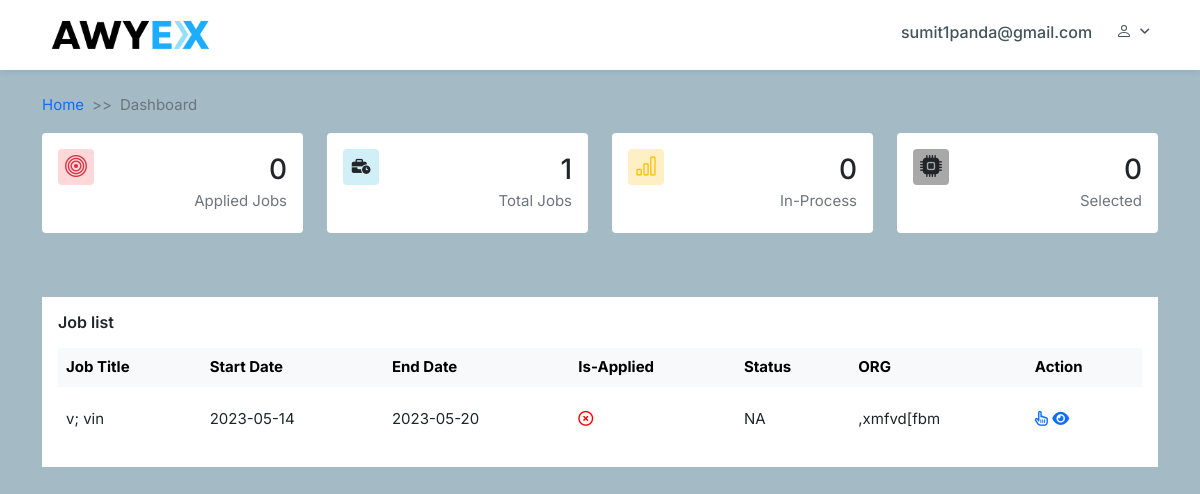
Page /std_dash (signed in) on the committed database.
### common/models.py (models this page shows, shortened)
class User(AbstractBaseUser, PermissionsMixin):
	username = models.CharField(max_length=100, unique=True, null=True,blank=True)
	password = models.TextField(null=True,blank=True)
	email = models.EmailField(null=True,blank=True)
	first_name = models.CharField(max_length=100, null=True)
	last_name = models.CharField(max_length=100, null=True)
	is_staff = models.BooleanField(default=False)
	created_on = models.DateField(auto_now_add=True)
	is_active = models.BooleanField(default=True)
	otp = models.CharField(max_length=255, null=True, blank=True)
	contact_number = models.CharField(max_length=10, null=True)
	USERNAME_FIELD = "username"
	REQUIRED_FIELDS = ["email","password"]
	objects = MyAccountManager()

class Jobs(models.Model):
	title = models.CharField(max_length=255, null=True, blank=True)
	package= models.CharField(max_length=255, null=True, blank=True)
	company = models.CharField(max_length=255, null=True, blank=True)
	openings = models.CharField(max_length=255, null=True, blank=True)
	profile = models.CharField(max_length=255, null=True, blank=True)
	start_date = models.CharField(max_length=255, null=True, blank=True)
	end_date = models.CharField(max_length=255, null=True, blank=True)
	minimum_cgpa = models.CharField(max_length=255, null=True, blank=True)

### common/views.py (the view)
# urls.py: path('std_dash', StudentDashboard.as_view(), name='std_dash'),
class StudentDashboard(View):
    template = 'studetdash.html'
    model = User
    def get(self, request):
        job_list= Jobs.objects.all().order_by('-id')
        context={
            'job_list':job_list,
        }
        return render(request, self.template, context)

### common/templatetags/joblist.py (called while the page is built)
@register.simple_tag
def check_apply(job, user):
    apply_result= False
    status= 'NA'
    data={}
    try:
        job= AppliedJobs.objects.get(job=job, user=user)
        apply_result= True
        status= job.status
        data['apply_result']=apply_result
        data['status']=status
    except:
        data['apply_result']=apply_result
        data['status']=status
    return data

@register.filter
def check_apply_filter(data_dict, filter):
    return data_dict[filter]

@register.simple_tag
def apply_count(user):
    job_list= AppliedJobs.objects.filter(user=user)
    in_process = job_list.filter(status='in_process').count()
    selected = job_list.filter(status='selected').count()
    data={
        'job_list':job_list.count(),
        'in_process':in_process,
        'selected':selected
    }
    return data

@register.filter
def apply_count_filter(data_dict, filter):
    return data_dict[filter]

@register.simple_tag
def all_jobs_count():
    job_list= Jobs.objects.all().count()
    return job_list

### templates/studetdash.html (shortened to what this page needs)
{% extends "starter.html" %}
{% load static %}
{% load joblist %}
{% block content %}
{% apply_count request.user as data_dict %}
  <section class="card-target" >
    <div class="container">
      <div class="row d-flex align-items-center justify-content-center">
        <div class="col-lg-3 mb-3">
          <div class="card">
            <div class="card-body">
              <div class="row">
                <div class="col-6">
                  <div class="avatar-danger rounded">
                    <i class="bi bi-bullseye avatar-title  text-danger"></i>
                  </div>
                </div>
                <div class="col-6">
                  <div class="text-end">
                    <h3 class="text-dark my-1"><span data-plugin="counterup">{{data_dict|apply_count_filter:'job_list'}}</span></h3>
                    <p class="text-muted mb-1 text-truncate">Applied Jobs</p>
                  </div>
                </div>
              </div>
            </div>
          </div>
        </div>
        <div class="col-lg-3 mb-3">
          <div class="card">
            <div class="card-body">
              <div class="row">
                <div class="col-6">
                  <div class="avatar-info rounded">
                    <i class="fa-solid fa-business-time"></i>
                  </div>
                </div>
                <div class="col-6">
                  <div class="text-end">
                    <h3 class="text-dark my-1"><span data-plugin="counterup">{% all_jobs_count %}</span></h3>
                    <p class="text-muted mb-1 text-truncate">Total Jobs</p>
                  </div>
                </div>
              </div>
            </div>
          </div>
        </div>
        <div class="col-lg-3 mb-3">
          <div class="card">
            <div class="card-body">
              <div class="row">
                <div class="col-6">
                  <div class="avatar-warning rounded">
                    <i class="bi bi-bar-chart avatar-title font-22 text-warning"></i>
                  </div>
                </div>
                <div class="col-6">
                  <div class="text-end">
                    <h3 class="text-dark my-1"><span data-plugin="counterup">{{data_dict|apply_count_filter:'in_process'}}</span></h3>
                    <p class="text-muted mb-1 text-truncate">In-Process</p>
                  </div>
                </div>
              </div>
            </div>
          </div>
        </div>
        <div class="col-lg-3 mb-3">
          <div class="card">
            <div class="card-body">
              <div class="row">
                <div class="col-6">
                  <div class="avatar-dark rounded">
                    <i class="bi bi-cpu-fill avatar-title font-22 text-dark"></i>
                  </div>
                </div>
                <div class="col-6">
                  <div class="text-end">
                    <h3 class="text-dark my-1"><span data-plugin="counterup">{{data_dict|apply_count_filter:'selected'}}</span></h3>
                    <p class="text-muted mb-1 text-truncate">Selected</p>
                  </div>
                </div>
              </div>
            </div>
          </div>
        </div>
      </div>
    </div>
  </section>
  <section class="table-list">
    <div class="container">
      <div class="row">
        <div class="col-12">
          <div class="card">
            <div class="card-body">
              <div class="card-widght">
                <div class="d-flex align-items-center">
                  <h4 class="header-title mb-0">Job list</h4>
                </div>
              </div>
              <div id="cardCollpase4" class="collapse show">
                <div class="table-responsive pt-3">
                  <table class="table table-centered table-nowrap table-borderless mb-0 table-hover">
                    <thead class="table-light">
                      <tr>
                        <th>Job Title</th>
                        <th>Start Date</th>
                        <th>End Date</th>
                        <th> Is-Applied</th>
                        <th>Status</th>
                        <th>ORG</th>
                        <th>Action</th>
                      </tr>
                    </thead>
                    <tbody>
                    {% for job in job_list %}
                    {% check_apply job request.user as job_data_list %}
                      <tr>
                        <td>{{job.title}}</td>
                        <td>{{job.start_date}}</td>
                         <td>{{job.end_date}}</td>
                        <td>
                          {% if job_data_list|check_apply_filter:'apply_result' == True %}
                          <i style='color:green;' class="fa-regular fa-circle-check"></i>
                          {% else %}
                          <i style='color:red;' class="fa-regular fa-circle-xmark"></i>
                          {% endif %}
                        </td>
                         <td>{{job_data_list|check_apply_filter:'status'}}</td>
                        <td>{{job.company}}</td>
                        <td>
                        {% if job_data_list|check_apply_filter:'apply_result' == False %}
                        <a target="_blank" href="{% url 'common:apply_job' job.id %}"><i class="fa-regular fa-hand-pointer"></i></a>
                        {% endif %}
                        <a target="_blank" href="{% url 'common:job_details' job.id %}"><i class="fa-solid fa-eye"></i></a>
                        </td>
                      </tr>
                    {% endfor %}
                    </tbody>
                  </table>
                </div>
              </div>
            </div>
          </div>
        </div>
      </div>
    </div>
  </section>
{% endblock content %}

### templates/starter.html (shortened to what this page needs)
{% load static %}
<!doctype html>
<html lang="en">
<head>
  <link href="https://cdn.jsdelivr.net/npm/bootstrap@5.0.2/dist/css/bootstrap.min.css" rel="stylesheet"
>
  <link rel="stylesheet" href="{% static 'common/css/main.css'%}">
  <link rel="stylesheet" href="{% static 'common/css/style.css'%}">
  <link rel="stylesheet" href="https://cdnjs.cloudflare.com/ajax/libs/font-awesome/6.2.1/css/all.min.css"
 />
  <link rel="stylesheet" href="https://cdnjs.cloudflare.com/ajax/libs/slick-carousel/1.8.1/slick.css"
 />
  <link rel="stylesheet" href="https://cdn.jsdelivr.net/npm/bootstrap-icons@1.3.0/font/bootstrap-icons.css">
  <link rel="stylesheet" href="https://cdnjs.cloudflare.com/ajax/libs/slick-carousel/1.8.1/slick-theme.min.css"
 />
</head>
<body style="background-repeat: no-repeat;background-image: url('https://wallpaper-mania.com/wp-content/uploads/2018/09/High_resolution_wallpaper_background_ID_77700014742-optimized.jpg');">
  <nav class="navbar navbar-expand-lg fixed-top">
    <div class="container">
      <a class="navbar-brand" href="#"><img src="images/logo.png" alt=""></a>
      <div class="collapse navbar-collapse" id="main_nav">
        <ul class="navbar-nav mb-2 mb-lg-0 ms-auto">
          <li class="nav-item">
              <a href="">{{request.user.email}}</a>
          </li>
          <li class="nav-item dropdown profile">
              <a class="nav-link dropdown-toggle" href="#" data-bs-toggle="dropdown"> </a>
          </li>
      </ul>
      </div>
    </div>
  </nav>
  <section class="about-us">
    <div class="container">
      <div class="breadcrumb_container">
        <nav style="--bs-breadcrumb-divider: '>>';" aria-label="breadcrumb">
          <ol class="breadcrumb">
            <li class="breadcrumb-item"><a href="">Home</a></li>
            <li class="breadcrumb-item active" aria-current="page">Dashboard</li>
          </ol>
        </nav>
      </div>
    </div>
  </section>
  {% block content %}
    {% endblock content %}
</body>
</html>

### common/static/common/css/style.css (style rules this page uses)
body { margin: 0; padding: 0; -webkit-box-sizing: border-box; box-sizing: border-box; font-family: 'Inter', sans-serif; font-size: 15px; background-color: #a4bac5; }
h4 { font-size: 16px; }
a { color: #0d6efd; text-decoration: none; }
.navbar { background-color: #ffffff; -webkit-box-shadow: 0px 2px 6px #0078D724; box-shadow: 0px 2px 6px #0078D724; padding: 0; }
.navbar .navbar-brand img { width: 178px; }
.navbar .navbar-nav li a { font-size: 16px; color: #43535A; font-weight: 500; padding-right: 16px; padding-top: 4px; }
.navbar .navbar-nav .dropdown .dropdown-toggle::after { font: var(--fa-font-solid); content: "\f107"; font-size: 12px; position: relative; top: 3px; border: none; }
.navbar .navbar-nav .profile { margin-top: -6px; }
.card-target .card { background-color: #ffffff; border: none; }
.card-target .card .avatar-danger { height: 2.25rem; width: 2.25rem; background-color: #fdd8d8; display: -webkit-box; display: -ms-flexbox; display: flex; -webkit-box-align: center; -ms-flex-align: center; align-items: center; -webkit-box-pack: center; -ms-flex-pack: center; justify-content: center; }
.card-target .card .avatar-danger .avatar-title { font-size: 22px; }
.card-target .card .avatar-info { height: 2.25rem; width: 2.25rem; background-color: #d0eff7; display: -webkit-box; display: -ms-flexbox; display: flex; -webkit-box-align: center; -ms-flex-align: center; align-items: center; -webkit-box-pack: center; -ms-flex-pack: center; justify-content: center; }
.card-target .card .avatar-warning { height: 2.25rem; width: 2.25rem; background-color: #feefc4; display: -webkit-box; display: -ms-flexbox; display: flex; -webkit-box-align: center; -ms-flex-align: center; align-items: center; -webkit-box-pack: center; -ms-flex-pack: center; justify-content: center; }
.card-target .card .avatar-warning .avatar-title { font-size: 22px; }
.card-target .card .avatar-dark { height: 2.25rem; width: 2.25rem; background-color: #00000057; display: -webkit-box; display: -ms-flexbox; display: flex; -webkit-box-align: center; -ms-flex-align: center; align-items: center; -webkit-box-pack: center; -ms-flex-pack: center; justify-content: center; }
.card-target .card .avatar-dark .avatar-title { font-size: 22px; }
.table-list { margin-bottom: 4rem; }
.table-list .card { border: none; border-radius: 0; margin-top: 3rem; }
.table-list .card .card-body .card-widght { display: -webkit-box; display: -ms-flexbox; display: flex; -webkit-box-align: center; -ms-flex-align: center; align-items: center; -webkit-box-pack: justify; -ms-flex-pack: justify; justify-content: space-between; }
.table-list .card .card-body .card-widght h4 { font-size: 16px; font-weight: 600; }
.table-list .card .card-body .table-responsive .table tbody tr { line-height: 48px; }

### rows in the picture
User: user.email "sumit1panda@gmail.com"
Jobs: title "v; vin", start_date "2023-05-14", end_date "2023-05-20", job_data_list "NA", company ",xmfvd[fbm"

### other values in the picture
{{ data_dict|apply_count_filter:'job_list' }} "0"
{{ data_dict|apply_count_filter:'in_process' }} "0"
{{ data_dict|apply_count_filter:'selected' }} "0"
